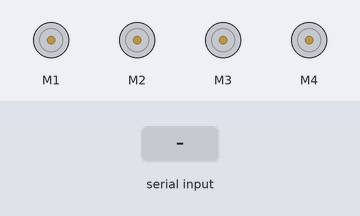
A sketch run on a simulated Arduino Uno, built with avr-gcc and run on an emulated ATmega328P. On the bench: 4 × DC motor (green arrow = forward, orange = backward, longer = faster). The inputs (shaded band) are chosen by the test bench. What the sketch prints to the serial monitor is not drawn.

Above: at 1.2 s.
1.3 s: "w" received over Serial
At 2.6 s:
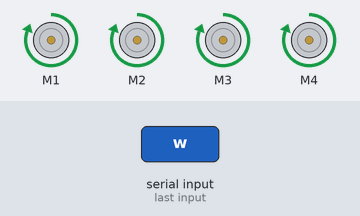
2.9 s: "s" received over Serial
At 4.5 s:
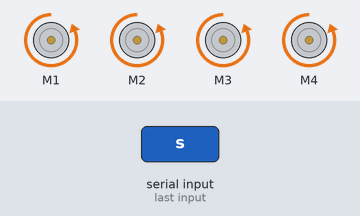
5.3 s: "a" received over Serial
At 5.8 s:
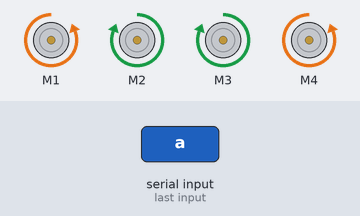
6.9 s: "d" received over Serial
At 7.6 s:
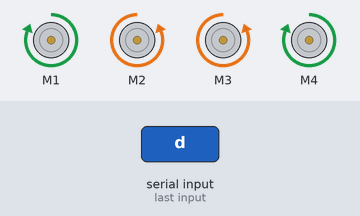
8.5 s: "1" received over Serial
At 9.5 s:
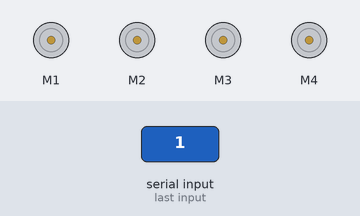
Timing chart, 0 to 11.2 s (numbered marks = the images above; inputs shaded):
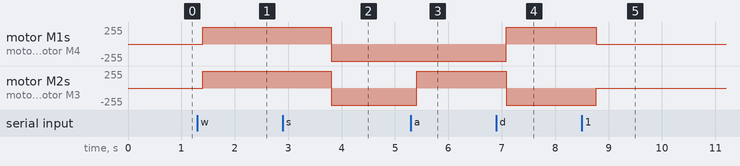

Measured:
- after the input at 1.3 s, motor M1–4: stopped → forward 255/255 after 0.10 s
- after the input at 2.9 s, motor M1–4: forward 255/255 → backward 255/255 after 0.90 s
- after the input at 5.3 s, motor M2, motor M3: backward 255/255 → forward 255/255 after 0.11 s
- after the input at 6.9 s, motor M1, motor M4: backward 255/255 → forward 255/255 after 0.19 s; motor M2, motor M3: forward 255/255 → backward 255/255 after 0.19 s
- after the input at 8.5 s, motor M1, motor M4: forward 255/255 → stopped after 0.27 s; motor M2, motor M3: backward 255/255 → stopped after 0.27 s

The sketch:

Testing.ino
```cpp
#include <AFMotor.h>

AF_DCMotor m1(1); //motor on lower left
AF_DCMotor m2(2); //motor on lower right
AF_DCMotor m3(3); //motor on upper right
AF_DCMotor m4(4); //motor on upper left
int state = 0;
unsigned long lastMsg = 0;

void setup() {
  // put your setup code here, to run once:

  Serial.begin(9600);
  Serial.println("Motor test!");

  m1.setSpeed(255);
  m2.setSpeed(255);
  m3.setSpeed(255);
  m4.setSpeed(255);
}

void loop()
{
    // Checks whether data is comming from the serial port
    if(Serial.available() > 0)
    {

        state = Serial.read(); // Reads the data from the serial port
        Serial.print(state);
        lastMsg = millis();
    }


    if (state == 'w')
    {
        Serial.print("Moving forward");
        m1.run(FORWARD);
        m2.run(FORWARD);
        m3.run(FORWARD);
        m4.run(FORWARD);

        //this delay corresponds to about 1 meter forward or backward
        delay(1200);

    }
    else if (state == 's')
    {
        Serial.print("Moving backward");
        m1.run(BACKWARD);
        m2.run(BACKWARD);
        m3.run(BACKWARD);
        m4.run(BACKWARD);

        delay(200);

    }


    else if (state == 'a')
    {
        Serial.print("Turning left");


        m2.run(FORWARD);
        m3.run(FORWARD);
        m1.run(BACKWARD);
        m4.run(BACKWARD);


        delay(280);


    }

    else if (state == 'd')
    {

        m1.run(FORWARD);
        m4.run(FORWARD);
        m2.run(BACKWARD);
        m3.run(BACKWARD);


        delay(280);
    }

    else
    {
        m1.run(RELEASE);
        m2.run(RELEASE);
        m3.run(RELEASE);
        m4.run(RELEASE);
        delay(200);
    }

}
```
